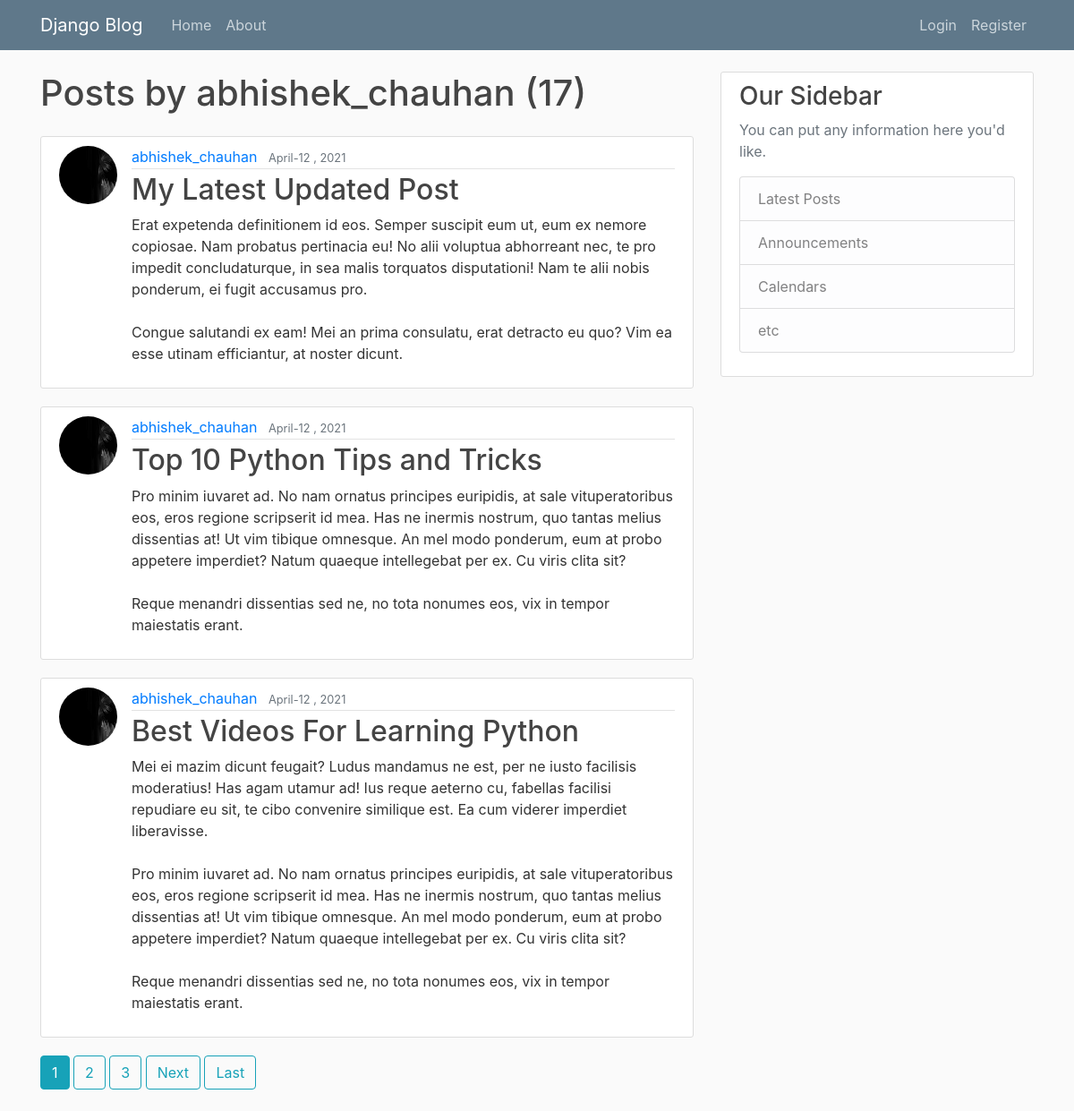
/blog/user/abhishek_chauhan/, run on the app's committed database.
### blog/models.py (models this page shows, shortened)
class post(models.Model):
    title= models.CharField(max_length=100)
    content=models.TextField()
    date_posted=models.DateTimeField(default=timezone.now)
    author=models.ForeignKey(User ,on_delete=models.CASCADE)

### users/models.py (models this page shows, shortened)
class Profile(models.Model):
    user=models.OneToOneField(User , on_delete=models.CASCADE)
    image = models.ImageField(default='default.jpg' , upload_to='profile_pics')

### blog/views.py (the view)
# urls.py: path('user/<str:username>/',UserPostListView.as_view(),name='User-Posts'),
class UserPostListView(ListView):
    model = post
    template_name='blog/user_posts.html'
    context_object_name='posts'
    paginate_by=3
    def get_queryset(self):
        user=get_object_or_404(User , username=self.kwargs.get('username'))
        return post.objects.filter(author=user).order_by('-date_posted')

### blog/templates/blog/user_posts.html (shortened to what this page needs)
{%extends "blog/base.html"%}
{%block content%}
    <h1 class="mb-4">Posts by {{view.kwargs.username}} ({{page_obj.paginator.count}})</h1>
    {% for post in posts%}
        <article class="media content-section">
          <img class ="rounded-circle article-img" src="{{post.author.profile.image.url}}">
          <div class="media-body">
            <div class="article-metadata">
              <a class="mr-2" href="{%url 'User-Posts' post.author.username %}">{{ post.author }}</a>
              <small class="text-muted">{{ post.date_posted|date:"F-d , Y" }}</small>
            </div>
            <h2><a class="article-title" href="{%url 'Post-Detail' post.id %}">{{ post.title }}</a></h2>
            <p class="article-content">{{ post.content }}</p>
          </div>
        </article>
    {%endfor%}
    {% if is_paginated %}
        {% for num in page_obj.paginator.page_range%}
            {% if num == page_obj.number%}
                <a class="btn btn-info mb-4" href="?page={{ num }}">{{num}}</a>
            {% elif num > page_obj.number|add:'-3' and num < page_obj.number|add:'3' %}
                <a class="btn btn-outline-info mb-4" href="?page={{ num }}">{{num}}</a>
            {% endif %}
        {% endfor %}
        {% if page_obj.has_next %}
            <a class="btn btn-outline-info mb-4" href="?page={{ page_obj.next_page_number}}">Next</a>
            <a class="btn btn-outline-info mb-4" href="?page={{page_obj.paginator.num_pages}}">Last</a>
        {% endif %}
    {%endif%}
{%endblock content%}

### blog/static/blog/main.css (style rules this page uses)
body { background: #fafafa; color: #333333; margin-top: 5rem; }
h1, h2, h3, h4, h5, h6 { color: #444444; }
.content-section { background: #ffffff; padding: 10px 20px; border: 1px solid #dddddd; border-radius: 3px; margin-bottom: 20px; }
.article-title { color: #444444; }
.article-content { white-space: pre-line; }
.article-img { height: 65px; width: 65px; margin-right: 16px; }
.article-metadata { padding-bottom: 1px; margin-bottom: 4px; border-bottom: 1px solid #e3e3e3 }

### data on the page
post: author.profile.image (placeholder picture), author "abhishek_chauhan", date_posted "April-12 , 2021", title "My Latest Updated Post", content "Erat expetenda definitionem id eos. Semper suscipit eum ut, eum ex nemore copiosae. Nam probatus pertinacia eu! No alii voluptua abhorreant nec, te pro impedit concludaturque, in sea malis torquatos disputationi! Nam te alii nobis ponderum, ei fugit accusamus pro. Congue salutandi ex eam! Mei an prima consulatu, erat detracto eu quo? Vim ea esse utinam efficiantur, at noster dicunt."
post: author.profile.image (placeholder picture), author "abhishek_chauhan", date_posted "April-12 , 2021", title "Top 10 Python Tips and Tricks", content "Pro minim iuvaret ad. No nam ornatus principes euripidis, at sale vituperatoribus eos, eros regione scripserit id mea. Has ne inermis nostrum, quo tantas melius dissentias at! Ut vim tibique omnesque. An mel modo ponderum, eum at probo appetere imperdiet? Natum quaeque intellegebat per ex. Cu viris clita sit? Reque menandri dissentias sed ne, no tota nonumes eos, vix in tempor maiestatis erant."
post: author.profile.image (placeholder picture), author "abhishek_chauhan", date_posted "April-12 , 2021", title "Best Videos For Learning Python", content "Mei ei mazim dicunt feugait? Ludus mandamus ne est, per ne iusto facilisis moderatius! Has agam utamur ad! Ius reque aeterno cu, fabellas facilisi repudiare eu sit, te cibo convenire similique est. Ea cum viderer imperdiet liberavisse. Pro minim iuvaret ad. No nam ornatus principes euripidis, at sale vituperatoribus eos, eros regione scripserit id mea. Has ne inermis nostrum, quo tantas melius dissentias at! Ut vim tibique omnesque. An mel modo ponderum, eum at probo appetere imperdiet? Natum quaeque intellegebat per ex. Cu viris clita sit? Reque menandri dissentias sed ne, no tota nonumes eos, vix in tempor maiestatis erant."

### other printed values
{{ view.kwargs.username }} "abhishek_chauhan"
{{ page_obj.paginator.count }} "17"
{{ num }} "1"
{{ num }} "2" "3"
